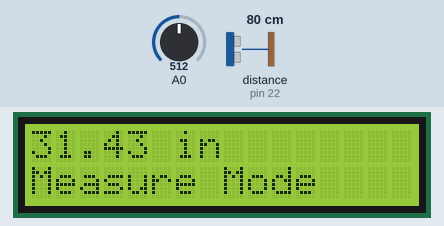
This sketch was run on a simulated Arduino Mega 2560, built with avr-gcc and run on an emulated ATmega2560. On the bench: 16×2 character LCD. Wiring (inferred from the names in the program): ultrasonic range finder: trigger pin 23; echo pin 22. Inputs (shaded band) come from the test bench; at power-on: A0 = 512, distance to the obstacle (sensor on pin 22) 80 cm. The echo pulse lasts 58.3 µs per cm; what the sketch prints to the serial monitor is not drawn.

Above: at 4.9 s.
5.0 s: A0 set to 370
At 6.4 s:
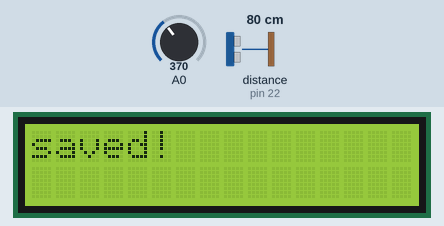
7.5 s: A0 set to 208
9.5 s: A0 set to 180
At 10.03 s:
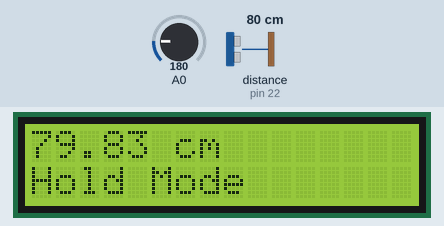
12.1 s: A0 set to 511
At 12.55 s:
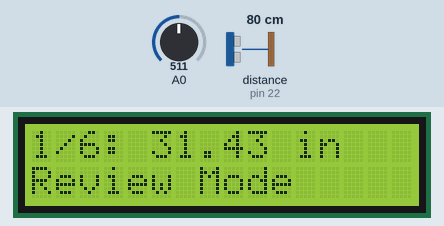
15.1 s: A0 set to 122
At 15.47 s:
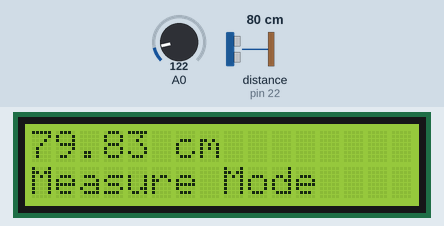
17.1 s: distance to the obstacle (sensor on pin 22) set to 2 cm
At 17.54 s:
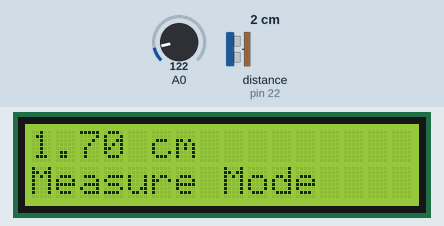

The sketch:

Distance_Meter.ino
```cpp
/* Distance Meter
 * insert file name here.ino
 * Detects distance and displays on LCD screen, also has hold and review functions
 * Version: 4/date/2019
 * Authors: Ali & Victor
 */

// Adding required libraries
#include <LiquidCrystal.h>

bool save = false; // Save button
bool metric = true; // Unit values
int button = 0; // Button press
int mode = 0; // 0 = Measure | 1 = Hold | 2 = Review
bool hold = false; // uses this to remember if it has measured the distance on hold already
const int trigPin = 23; // Trigger pin
const int echoPin = 22; // Echo pin
String buttonName; // Button press
double cmDistance, inDistance;
double holdValue;
int period = 500; //500ms for the refresh rate (delay)
unsigned long time_now = 0; //stores time of the previous iteration


// Array for saved measurements
double inSaves [20];
double cmSaves [20];
int viewIndex;//the index for viewing the values in review mode

int index = 0; // stores the index of the array when viewing

// Initialize LCD Pins
LiquidCrystal lcd(8, 9, 4, 5, 6, 7);

void setup() {
  Serial.begin (9600);

  //sets up pins
  pinMode(trigPin, OUTPUT);
  pinMode(echoPin, INPUT);
  lcd.begin(16, 2);


  //welcome screen
  //because of the lcd refresh style this makes a
  //nice looking welcome screen
  for (int i = 0; i<= 400;i++){
    lcd.clear();
    lcd.print("WELCOME");
    lcd.setCursor(0,1);
    lcd.print("WELCOME");
    delay(5);
  }

  lcd.clear();
}

void loop() {

  //-----Check which mode the detector is currently at |default is measure mode|-----

  if(mode == 0){ // Measure Mode

   if(millis() > time_now + period){ //delays the program without interfering with the button inputs
     time_now = millis(); //updates time elapsed
      lcd.clear();
      // Display mode
      lcd.setCursor(0,1);
      lcd.print("Measure Mode");
      lcd.setCursor(0,0);

      // Display measurement
      cmDistance = readDistance(true);
      inDistance = cmDistance * 0.393701;

      if(metric){
        lcd.print(cmDistance);
        lcd.print(" cm");
      }else {
        lcd.print(inDistance);
        lcd.print(" in");
      }
      Serial.println(readDistance(metric));
    }
  }
  else if(mode == 1){ // Hold Mode

    if(!hold){//if not already measured (will not measure again after this iteration)
      hold = true;
      holdValue = readDistance(metric);// stores hold value
      lcd.print(holdValue);
      if(metric){
        lcd.print(" cm");
      }else {
        lcd.print(" in");
      }
    }
  }
  else{ // Review Mod

      //lcd.clear();
      lcd.setCursor(0,1);
      lcd.print("Review Mode");
      lcd.setCursor(0,0);


    if(metric){

      lcd.print(viewIndex + 1);
      lcd.print("/");
      lcd.print(index);
      lcd.print(": ");
      lcd.print(cmSaves[viewIndex]);
      lcd.print(" cm             ");//the empty space ensures values with more digits will be erased

      if(index != 0){// if there are saved valuess
        if(buttonName == "left"){ // left is pressed
          if(viewIndex != 0){viewIndex = viewIndex - 1;}
          else{viewIndex = index - 1;} // loops the index from 0 to max value
        }
        else if (buttonName == "right"){ // right is pressed
          if(viewIndex != index - 1){viewIndex = viewIndex + 1;}
          else{viewIndex = 0;}
        }
      }
      else{ // if no saves
        lcd.clear(); // clears screen
        lcd.print("There are no");
        lcd.setCursor(0,1);
        lcd.print("saved values");
        lcd.setCursor(0,0);
        delay(2000); // delays for user to read the msg
        lcd.clear();
        mode = 0; // Switch back to measure mode
        lcd.setCursor(0,1);
        lcd.print("Measure Mode");
        lcd.setCursor(0,0);
      }
    }else { // if not metric

      lcd.print(viewIndex + 1);
      lcd.print("/");
      lcd.print(index);
      lcd.print(": ");
      lcd.print(inSaves[viewIndex]);
      lcd.print(" in                   ");

      if(index != 0){// if there are saved valuess
        if(buttonName == "left"){ // left is pressed

        }
        else if (buttonName == "right"){ // right is pressed
          if(viewIndex != index - 1){viewIndex = viewIndex + 1;}
          else{viewIndex = 0;}
        }
      }
      else{ // if no saves
        lcd.clear(); // clears screen
        lcd.print("There are no");
        lcd.setCursor(0,1);
        lcd.print("saved values");
        lcd.setCursor(0,0);
        delay(2000); // delays for user to read the msg
        lcd.clear();
        mode = 0; // Switch back to measure mode
        lcd.setCursor(0,1);
        lcd.print("Measure Mode");
        lcd.setCursor(0,0);
      }
    }
  }
  //-----Checking for button presses input-----

  // Read button press
  buttonName = readButtons();

  // UP Changes device mode
  if(buttonName == "up") {
    delay(200);
    lcd.clear(); //clears screen
    if(mode == 0){
      mode = 1;
      lcd.setCursor(0,1);
      lcd.print("Hold Mode");
      lcd.setCursor(0,0);

    }else if (mode == 1){
      hold = false;
      mode = 2;
      lcd.setCursor(0,1);
      lcd.print("Review Mode");
      lcd.setCursor(0,0);
    }else{
      mode = 0;

    }
  }
  // DOWN saves current value
  else if(buttonName == "down"){
    delay(200);
    // Save measurement if in measure or hold mode
    if(mode != 2){save = true;}
  }
  else if(buttonName == "select"){
    delay(200);
    // If in Imperial, change to Metric
    if(metric == false){metric = true;}
    // If not, change to Imperial
    else{metric = false;}
  }else if(buttonName == "right"){
   delay(200);
    if(mode == 2){
      if(viewIndex != index - 1){
        viewIndex = viewIndex + 1;
      }else{
        viewIndex = 0;
      }
   }
  }else if(buttonName == "left"){

    delay(200);
    if(mode == 2){
     if(viewIndex != 0){
        viewIndex = viewIndex - 1;
      }else{
        viewIndex = index - 1;
      } // loops the index from 0 to max value
   }
  }

  //saves the distance if requested
  if (save){
    if(index <=19){//if there is space

      //desplays to user
      lcd.clear();
      lcd.print("saved!");
      delay(500);

      //if in hold mode will show the value again
      if(mode ==1 ){

        //reprint hold mode  and value
        lcd.clear();
        lcd.setCursor(0,1);
        lcd.print("Hold Mode");
        lcd.setCursor(0,0);

        lcd.print(holdValue);
        if(metric){
          lcd.print(" cm");
        }else {
          lcd.print(" in");
        }
      }

      //saves in both inches and cm
      inSaves[index] = inDistance;
      cmSaves[index] = cmDistance;
      Serial.print("saved ");
      Serial.print(inSaves[index]);
      Serial.print(" ");
      Serial.print(cmSaves[index]);
            index = index + 1;

    }else {//if not tell the user
      lcd.clear();
      lcd.print("Full Memory");
      delay(2000);
    }
  }

  //resets vars
  buttonName = "";
  save = false;

}

/**
 * readButtons
 * returns a string showing which button was pressed
 * reads analog input signal and diffrentiates based on range
 */
String readButtons(){
  String buttonNames;
  button = analogRead(0);

  if (button > 1500) buttonName = "none";
  else if (button < 50)  buttonNames = "right" ; // Scroll right in review
  else if (button < 195)  buttonNames = "up"; // Change modes
  else if (button < 380) buttonNames = "down"; // Store current value
  else if (button < 500) buttonNames = "left" ; // Scroll left in review
  else if (button < 700)  buttonNames = "select"; // Changes units

  return buttonNames;
}

/**
 * readDistance
 * uses the ultrasontic sensor and the pulse travel time
 * to calculate the distance in both inches and cm
 * returns cm if metric parameter is true and inches if false
 * measures 5 times and takes average
 */
double readDistance(bool metric){

  double duration, cm, inches, sum=0; // Distance variables

    for (int i = 0; i<= 4; i++){ // measure 5 times

      // Send out pulse through Trigger pin
      digitalWrite(trigPin, LOW);
      delayMicroseconds(5);
      digitalWrite(trigPin, HIGH);
      delayMicroseconds(10);
      digitalWrite(trigPin, LOW);

      // Read the Echo pin
      pinMode(echoPin, INPUT);
      sum += pulseIn(echoPin, HIGH); // get the duration of the pulse
    }
  duration = sum/5;//take average

  // Convert duration to CM
  cm = (duration/2) / 29.1;
  // Convert duration to INCHES
  inches = (duration/2) / 74;

  if(metric){return cm;}else{return inches;}
}
```

Measured:
- the behaviour switches between 195 and 194 on A0 (found by bisection; images 1 and 2)
- after the input at 5.0 s, the display: first differs from a run without the input after 0.33 s (image 1)
- after the input at 9.5 s, the display: first differs from a run without the input after 0.40 s (image 2 shows a later state)
- after the input at 12.1 s, the display: first differs from a run without the input after 0.35 s (image 3)
- after the input at 15.1 s, the display: first differs from a run without the input after 0.24 s (image 4 shows a later state)
- what the display in image 1 shows lasts 0.5 s, from 6.1 s to 6.6 s
